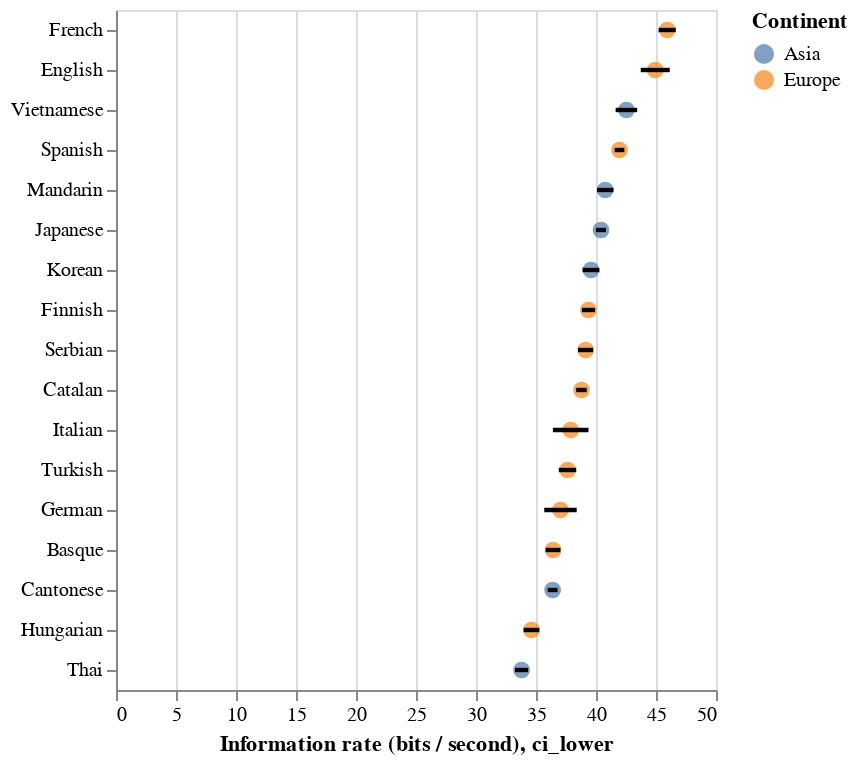

The cell this chart's notebook holds for it:
### Markdown cell above
<div class="alert alert-info" style="color:black">

### Question 3.1
rubric={accuracy:3,viz:2}

<h4>Python</h4>
<ol type="1">
<li>It looks like we do not have a language that is high both in information density and speech rate, which could indicate that human minds are not good at processing auditory information beyond a certain rate limit (read more in the article if you're interested). Let’s directly plot the rate at which information is conveyed for all the languages to see if there are at least small differences between them. Combine the appropriate columns to create a new column, <code>information_rate</code>, which holds the amount of information per second conveyed by each speaker.</li>
<li>Create a plot that has the language ISO codes on one axis and the information rate on the other. Plot a graphical representation of either the distribution of data or every single data point. Color this by the same variable as in the previous two scatter plots. Sort the languages in a suitable order.</li>
<li>Include a mark for the mean and the 95% confidence interval on top of the mark you just created above. Color this in a suitable way so that it stands out from the distribution/individual observations created in the previous point.</li>
</ol>
</div>

### Code cell
# YOUR ANSWER GOES HERE
# bits per second
spoken = spoken.merge(
    languages,
    on="iso_lang",
    how="left"
)

spoken["info_rate"] = spoken["information_density"] * (spoken["syllables"] / spoken["duration"])

# summary statistics
summary = (
    spoken
    .groupby("iso_lang", as_index=False)
    .agg(
        mean_info_rate=("info_rate", "mean"),
        sem_info_rate=("info_rate", "sem"),
        n=("info_rate", "count"),
        language=("language", "first"),
        continent=("continent", "first")
    )
)

# 95% CI
summary["ci_lower"] = summary["mean_info_rate"] - 1.96 * summary["sem_info_rate"]
summary["ci_upper"] = summary["mean_info_rate"] + 1.96 * summary["sem_info_rate"]

# sort languages by mean information rate
summary = summary.sort_values("mean_info_rate", ascending=False)

base3 = alt.Chart(summary).encode(
    y=alt.Y("language:N", sort=alt.SortField("mean_info_rate", order="descending"), title=None),
    color=alt.Color("continent:N", legend=alt.Legend(title="Continent"))
)

points = base3.mark_circle(size=70, opacity=0.7).encode(
    x=alt.X("mean_info_rate:Q", title="Information rate (bits / second)"),
    tooltip=["language", "continent", "mean_info_rate", "n"]
)

errorbars = base3.mark_errorbar(thickness=2.2).encode(
    x="ci_lower:Q",
    x2="ci_upper:Q",
    color=alt.value("black")
)

plot3 = points + errorbars
plot3

### Figure 1 — Vega specification as saved in the notebook (floating-point values rounded to 4 significant figures)
{"$schema": "https://vega.github.io/schema/vega/v6.json", "data": [{"name": "source_0"}, {"name": "data_0", "values": [{"continent": "Europe", "language": "French", "mean_info_rate": 45.93, "n": 150}, {"continent": "Europe", "language": "English", "mean_info_rate": 44.94, "n": 60}, {"continent": "Asia", "language": "Vietnamese", "mean_info_rate": 42.53, "n": 150}, {"continent": "Europe", "language": "Spanish", "mean_info_rate": 41.96, "n": 150}, {"continent": "Asia", "language": "Mandarin", "mean_info_rate": 40.77, "n": 150}, {"continent": "Asia", "language": "Japanese", "mean_info_rate": 40.41, "n": 150}, {"continent": "Asia", "language": "Korean", "mean_info_rate": 39.58, "n": 150}, {"continent": "Europe", "language": "Finnish", "mean_info_rate": 39.37, "n": 150}, {"continent": "Europe", "language": "Serbian", "mean_info_rate": 39.13, "n": 150}, {"continent": "Europe", "language": "Catalan", "mean_info_rate": 38.79, "n": 150}, {"continent": "Europe", "language": "Italian", "mean_info_rate": 37.89, "n": 54}, {"continent": "Europe", "language": "Turkish", "mean_info_rate": 37.63, "n": 149}, {"continent": "Europe", "language": "German", "mean_info_rate": 37.04, "n": 75}, {"continent": "Europe", "language": "Basque", "mean_info_rate": 36.42, "n": 150}, {"continent": "Asia", "language": "Cantonese", "mean_info_rate": 36.38, "n": 150}, {"continent": "Europe", "language": "Hungarian", "mean_info_rate": 34.62, "n": 150}, {"continent": "Asia", "language": "Thai", "mean_info_rate": 33.8, "n": 150}]}, {"name": "data_1"}, {"name": "data_2", "values": [{"language": "French", "lower_ci_lower": 45.22, "upper_ci_lower": 46.65}, {"language": "English", "lower_ci_lower": 43.73, "upper_ci_lower": 46.15}, {"language": "Vietnamese", "lower_ci_lower": 41.64, "upper_ci_lower": 43.43}, {"language": "Spanish", "lower_ci_lower": 41.55, "upper_ci_lower": 42.36}, {"language": "Mandarin", "lower_ci_lower": 40.08, "upper_ci_lower": 41.46}, {"language": "Japanese", "lower_ci_lower": 39.99, "upper_ci_lower": 40.83}, {"language": "Korean", "lower_ci_lower": 38.88, "upper_ci_lower": 40.28}, {"language": "Finnish", "lower_ci_lower": 38.83, "upper_ci_lower": 39.92}, {"language": "Serbian", "lower_ci_lower": 38.5, "upper_ci_lower": 39.76}, {"language": "Catalan", "lower_ci_lower": 38.35, "upper_ci_lower": 39.23}, {"language": "Italian", "lower_ci_lower": 36.41, "upper_ci_lower": 39.37}, {"language": "Turkish", "lower_ci_lower": 36.9, "upper_ci_lower": 38.35}, {"language": "German", "lower_ci_lower": 35.69, "upper_ci_lower": 38.39}, {"language": "Basque", "lower_ci_lower": 35.8, "upper_ci_lower": 37.04}, {"language": "Cantonese", "lower_ci_lower": 35.97, "upper_ci_lower": 36.8}, {"language": "Hungarian", "lower_ci_lower": 33.97, "upper_ci_lower": 35.28}, {"language": "Thai", "lower_ci_lower": 33.25, "upper_ci_lower": 34.35}]}, {"name": "source_0_y_domain_language_0", "values": [{"language": "French", "sort_field": 45.93}, {"language": "English", "sort_field": 44.94}, {"language": "Vietnamese", "sort_field": 42.53}, {"language": "Spanish", "sort_field": 41.96}, {"language": "Mandarin", "sort_field": 40.77}, {"language": "Japanese", "sort_field": 40.41}, {"language": "Korean", "sort_field": 39.58}, {"language": "Finnish", "sort_field": 39.37}, {"language": "Serbian", "sort_field": 39.13}, {"language": "Catalan", "sort_field": 38.79}, {"language": "Italian", "sort_field": 37.89}, {"language": "Turkish", "sort_field": 37.63}, {"language": "German", "sort_field": 37.04}, {"language": "Basque", "sort_field": 36.42}, {"language": "Cantonese", "sort_field": 36.38}, {"language": "Hungarian", "sort_field": 34.62}, {"language": "Thai", "sort_field": 33.8}]}, {"name": "data_1_y_domain_language_1", "values": [{"language": "French", "sort_field": 45.93}, {"language": "English", "sort_field": 44.94}, {"language": "Vietnamese", "sort_field": 42.53}, {"language": "Spanish", "sort_field": 41.96}, {"language": "Mandarin", "sort_field": 40.77}, {"language": "Japanese", "sort_field": 40.41}, {"language": "Korean", "sort_field": 39.58}, {"language": "Finnish", "sort_field": 39.37}, {"language": "Serbian", "sort_field": 39.13}, {"language": "Catalan", "sort_field": 38.79}, {"language": "Italian", "sort_field": 37.89}, {"language": "Turkish", "sort_field": 37.63}, {"language": "German", "sort_field": 37.04}, {"language": "Basque", "sort_field": 36.42}, {"language": "Cantonese", "sort_field": 36.38}, {"language": "Hungarian", "sort_field": 34.62}, {"language": "Thai", "sort_field": 33.8}]}, {"name": "data_0_color_domain_continent", "values": [{"continent": "Europe"}, {"continent": "Asia"}]}], "signals": [{"name": "y_step", "value": 20}, {"name": "height", "update": "bandspace(domain('y').length, 0, 0) * y_step"}], "marks": [{"type": "symbol", "name": "layer_0_marks", "from": {"data": "data_0"}, "encode": {"update": {"fill": {"field": "continent", "scale": "color"}, "shape": {"value": "circle"}, "x": {"field": "mean_info_rate", "scale": "x"}, "tooltip": {"signal": "{\"language\": isValid(datum[\"language\"]) ? datum[\"language\"] : \"\"+datum[\"language\"], \"continent\": isValid(datum[\"continent\"]) ? datum[\"continent\"] : \"\"+datum[\"continent\"], \"mean_info_rate\": format(datum[\"mean_info_rate\"], \"\"), \"n\": format(datum[\"n\"], \"\")}"}, "size": {"value": 70}, "opacity": {"value": 0.7}, "y": {"field": "language", "scale": "y", "band": 0.5}}}, "style": ["circle"]}, {"type": "rule", "name": "layer_1_marks", "from": {"data": "data_2"}, "encode": {"update": {"stroke": {"value": "black"}, "tooltip": {"signal": "{\"ci_upper\": format(datum[\"upper_ci_lower\"], \"\"), \"ci_lower\": format(datum[\"lower_ci_lower\"], \"\"), \"language\": isValid(datum[\"language\"]) ? datum[\"language\"] : \"\"+datum[\"language\"]}"}, "x": {"field": "lower_ci_lower", "scale": "x"}, "x2": {"field": "upper_ci_lower", "scale": "x"}, "strokeWidth": {"value": 2.2}, "y": {"field": "language", "scale": "y", "band": 0.5}}}, "style": ["rule", "errorbar-rule"]}], "scales": [{"name": "x", "type": "linear", "domain": {"fields": [{"data": "data_0", "field": "mean_info_rate"}, {"data": "data_2", "field": "lower_ci_lower"}, {"data": "data_2", "field": "upper_ci_lower"}]}, "range": [0, {"signal": "width"}], "nice": true, "zero": true}, {"name": "y", "type": "band", "domain": {"fields": [{"data": "source_0_y_domain_language_0", "field": "language"}, {"data": "data_1_y_domain_language_1", "field": "language"}], "sort": {"op": "max", "field": "sort_field", "order": "descending"}}, "range": {"step": {"signal": "y_step"}}, "paddingOuter": 0, "paddingInner": 0}, {"name": "color", "type": "ordinal", "domain": {"data": "data_0_color_domain_continent", "field": "continent", "sort": true}, "range": "category"}], "axes": [{"scale": "x", "minExtent": 0, "domain": false, "aria": false, "zindex": 0, "tickCount": {"signal": "ceil(width/40)"}, "grid": true, "gridScale": "y", "orient": "bottom", "labels": false, "ticks": false, "maxExtent": 0}, {"scale": "x", "tickCount": {"signal": "ceil(width/40)"}, "zindex": 0, "title": "Information rate (bits / second), ci_lower", "labelOverlap": true, "grid": false, "orient": "bottom", "labelFlush": true}, {"scale": "y", "zindex": 0, "orient": "left", "grid": false}], "background": "white", "style": "cell", "width": 300, "padding": 5, "legends": [{"title": "Continent", "fill": "color", "symbolType": "circle", "encode": {"symbols": {"update": {"opacity": {"value": 0.7}}}}}]}
